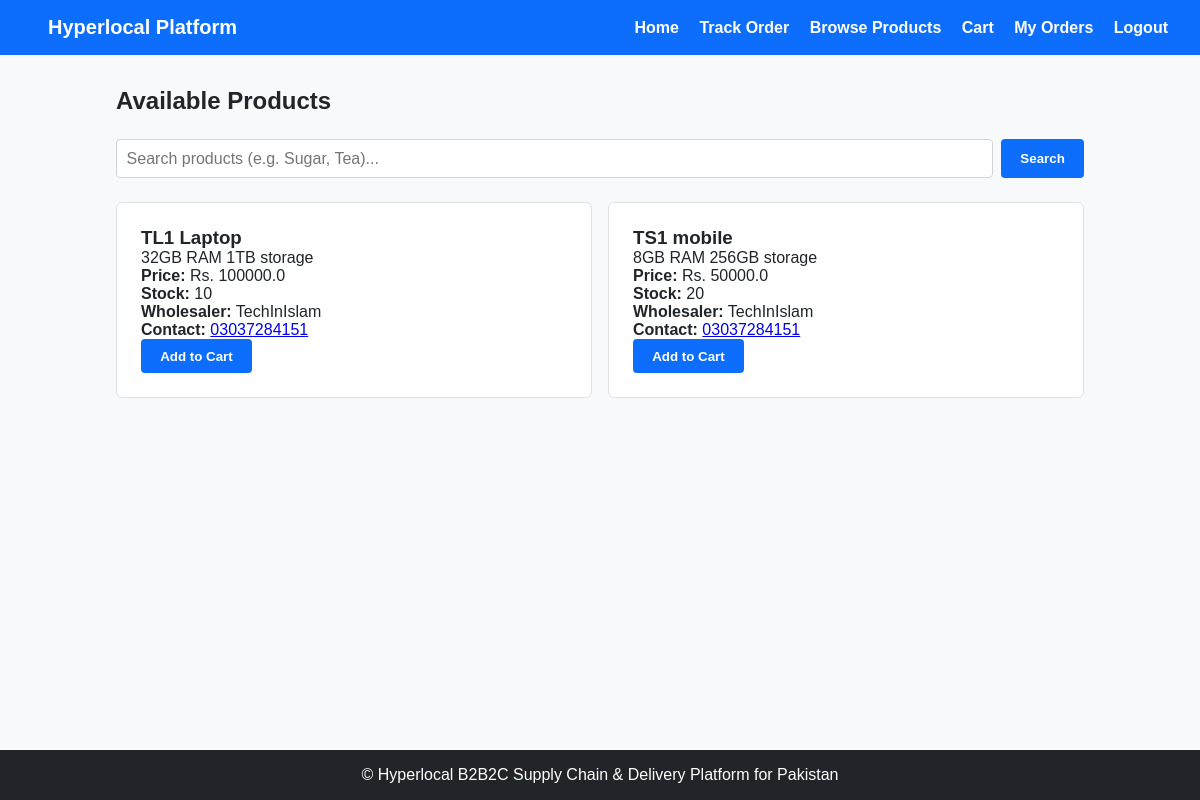
The page /shopkeeper/products (signed in) on the database its author committed.
### tables this page shows
CREATE TABLE products (
            id INTEGER PRIMARY KEY AUTOINCREMENT,
            wholesaler_id INTEGER NOT NULL,
            name TEXT NOT NULL,
            description TEXT NOT NULL,
            price REAL NOT NULL,
            stock INTEGER NOT NULL,
            category TEXT NOT NULL,
            created_at TEXT NOT NULL,
            FOREIGN KEY (wholesaler_id) REFERENCES users(id)
        );

CREATE TABLE users (
            id INTEGER PRIMARY KEY AUTOINCREMENT,
            name TEXT NOT NULL,
            email TEXT NOT NULL UNIQUE,
            password TEXT NOT NULL,
            role TEXT NOT NULL,
            phone TEXT NOT NULL UNIQUE,
            business_name TEXT,
            created_AT TEXT NOT NULL
        );

### app.py (the view)
@app.route("/shopkeeper/products")
def shopkeeper_products():
    if not has_role("Shopkeeper"):
        flash("Access denied.", "error")
        return redirect(url_for("login"))
    search = request.args.get("search", "").strip()
    connection = get_db_connection()
    if search:
        like_term = f"%{search}%"
        products = connection.execute("""
            SELECT p.*,
                   COALESCE(u.business_name, u.name) AS wholesaler_name,
                   u.phone AS wholesaler_phone
            FROM products p
            JOIN users u ON p.wholesaler_id = u.id
            WHERE p.name LIKE ?
               OR p.category LIKE ?
               OR p.description LIKE ?
            ORDER BY p.id DESC
        """, (like_term, like_term, like_term)).fetchall()
    else:
        products = connection.execute("""
            SELECT p.*,
                   COALESCE(u.business_name, u.name) AS wholesaler_name,
                   u.phone AS wholesaler_phone
            FROM products p
            JOIN users u ON p.wholesaler_id = u.id
            ORDER BY p.id DESC
        """).fetchall()
    connection.close()
    return render_template(
        "shopkeeper/products.html",
        products=products,
        search=search
    )

### app.py (called while the page is built)
def is_logged_in():
    return "user_id" in session

def has_role(role):
    return is_logged_in() and session.get("user_role") == role

### database/database.py (called while the page is built)
def get_db_connection():
    connection= sqlite3.connect(DATABASE)
    connection.row_factory = sqlite3.Row
    return connection

### templates/shopkeeper/products.html (shortened to what this page needs)
{% extends "base.html" %}
{% block content %}
<div class="products-container">
    <h2>Available Products</h2>
    <form method="GET"
          action="{{ url_for('shopkeeper_products') }}"
          class="search-form">
        <input
            type="text"
            name="search"
            class="form-control"
            placeholder="Search products (e.g. Sugar, Tea)..."
        >
        <button type="submit" class="btn btn-primary">
            Search
        </button>
    </form>
    <div class="product-cards">
        {% if products %}
            {% for product in products %}
            <div class="card">
                <h3>
                    {{ product.name }}
                </h3>
                <p>
                    {{ product.description }}
                </p>
                <p>
                    <strong>Price:</strong>
                    Rs. {{ product.price }}
                </p>
                <p>
                    <strong>Stock:</strong>
                    {{ product.stock }}
                </p>
                <p>
                    <strong>Wholesaler:</strong>
                    {{ product.wholesaler_name }}
                </p>
                {% if product.wholesaler_phone %}
                <p>
                    <strong>Contact:</strong>
                    <a href="tel:{{ product.wholesaler_phone }}">{{ product.wholesaler_phone }}</a>
                </p>
                {% endif %}
                <form method="POST"
                      action="{{ url_for('add_to_cart', product_id=product.id) }}">
                    {% if product.stock > 0 %}
                        <button
                            type="submit"
                            class="btn btn-primary">
                            Add to Cart
                        </button>
                    {% endif %}
                </form>
            </div>
            {% endfor %}
        {% else %}
            <p>No products available.</p>
        {% endif %}
    </div>
</div>
{% endblock %}

### templates/base.html (shortened to what this page needs)
<!DOCTYPE html>
<html lang="en">
<head>
  <link rel="stylesheet" href="{{ url_for('static', filename='css/style.css') }}">
</head>
<body>
  <nav>
    <div class="brand">
      <a href="/" style="font-size: 1.25rem; font-weight: bold;">Hyperlocal Platform</a>
    </div>
    <div class="nav-links">
      <a href="{{ url_for('home') }}">Home</a>
      <a href="{{ url_for('track_order') }}">Track Order</a>
      {% if session.get('user_id') %}
        {% if session.get('user_role') == 'Wholesaler' %}
          <a href="{{ url_for('wholesaler_products') }}">My Products</a>
          <a href="{{ url_for('add_product') }}">Add Product</a>
          <a href="{{ url_for('wholesaler_orders') }}">Incoming Orders</a>
        {% elif session.get('user_role') == 'Shopkeeper' %}
          <a href="{{ url_for('shopkeeper_products') }}">Browse Products</a>
          <a href="{{ url_for('shopkeeper_cart') }}">Cart</a>
          <a href="{{ url_for('shopkeeper_orders') }}">My Orders</a>
        {% endif %}
        <a href="{{ url_for('logout') }}">Logout</a>
      {% else %}
        <a href="{{ url_for('login') }}">Login</a>
        <a href="{{ url_for('register') }}">Register</a>
      {% endif %}
    </div>
  </nav>
  <main>
    {% block content %}
    {% endblock %}
  </main>
  <footer>
    <p>&copy; Hyperlocal B2B2C Supply Chain & Delivery Platform for Pakistan</p>
  </footer>
</body>
</html>

### static/css/style.css (style rules this page uses)
* { box-sizing: border-box; margin: 0; padding: 0; font-family: Arial, sans-serif; }
body { background-color: #f8f9fa; color: #212529; display: flex; flex-direction: column; min-height: 100vh; }
nav { background-color: #0d6efd; padding: 1rem 2rem; display: flex; justify-content: space-between; align-items: center; }
nav a { color: #ffffff; text-decoration: none; margin-left: 1rem; font-weight: bold; }
main { flex: 1; max-width: 1000px; width: 100%; margin: 2rem auto; padding: 0 1rem; }
.card, .form-container { background: #ffffff; border: 1px solid #dee2e6; border-radius: 6px; padding: 1.5rem; margin-bottom: 1.5rem; }
.btn { display: inline-block; background-color: #0d6efd; color: #ffffff; padding: 0.6rem 1.2rem; border: none; border-radius: 4px; cursor: pointer; text-decoration: none; font-weight: bold; text-align: center; }
.btn-primary { background-color: #0d6efd; }
.products-container { width: 100%; }
.products-container h2 { margin-bottom: 1.5rem; }
.product-cards { display: grid; grid-template-columns: repeat(auto-fit, minmax(240px, 1fr)); gap: 1rem; margin-top: 1.5rem; }
.search-form { display: flex; gap: 0.5rem; margin-bottom: 1.5rem; }
.search-form input { flex: 1; padding: 0.6rem; border: 1px solid #ced4da; border-radius: 4px; font-size: 1rem; }
footer { background-color: #212529; color: #ffffff; text-align: center; padding: 1rem; margin-top: auto; }

### rows shown on the page
products: name "TL1 Laptop", description "32GB RAM 1TB storage", price "100000.0", stock "10", wholesaler_name "TechInIslam", wholesaler_phone "03037284151", shows "Add to Cart"
products: name "TS1 mobile", description "8GB RAM 256GB storage", price "50000.0", stock "20", wholesaler_name "TechInIslam", wholesaler_phone "03037284151", shows "Add to Cart"
